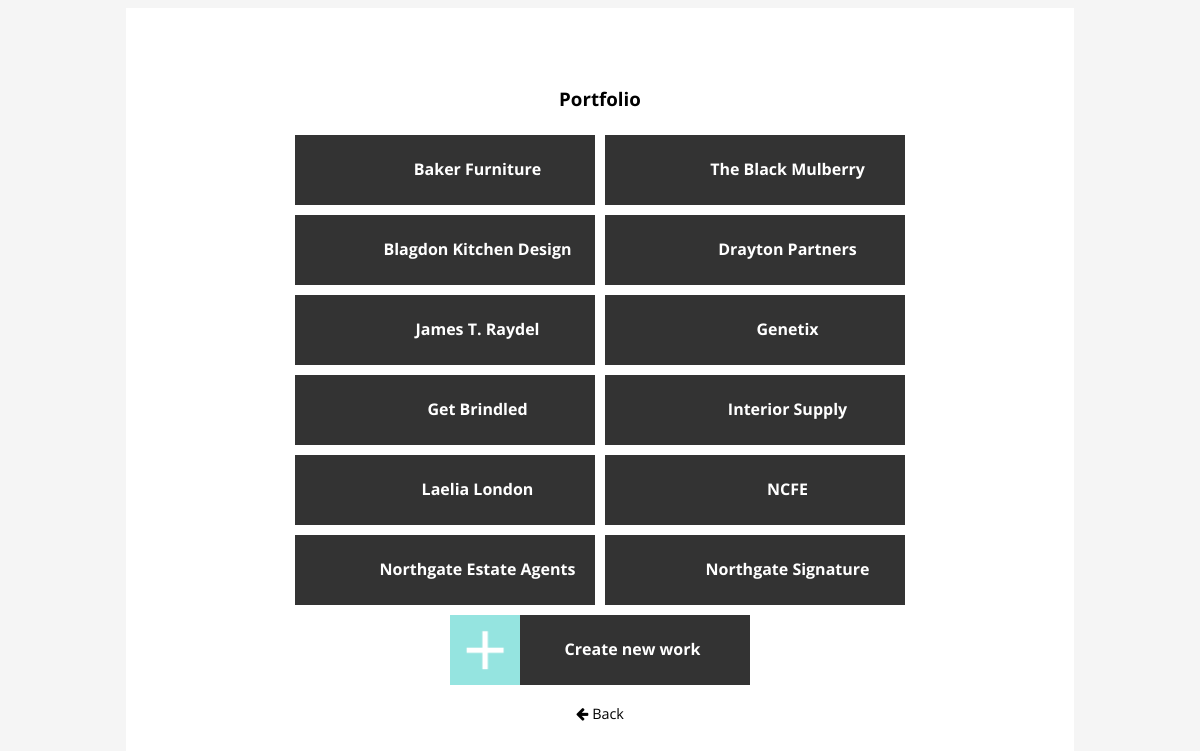
The page /admin/admin-work.php on the database its author committed.
### tables this page shows
CREATE TABLE `portfoliolist` (
  `ID` int(11) NOT NULL,
  `coverImage` varchar(1000) NOT NULL,
  `logo` varchar(200) NOT NULL,
  `portfolioTitle` varchar(1000) NOT NULL,
  `aboutIntro` varchar(1000) NOT NULL,
  `image2` varchar(500) NOT NULL,
  `aboutClient` varchar(1000) NOT NULL,
  `image3` varchar(500) NOT NULL,
  `image4` varchar(500) NOT NULL,
  `aboutDesign` varchar(1000) NOT NULL,
  `finalImage` varchar(500) NOT NULL,
  `workType` varchar(1000) NOT NULL
);

### admin/admin-work.php (the view, shortened to what this page needs)
<?php include_once "../scripts/connector.php"; ?>
<!DOCTYPE html>
<html lang="en">
<head>
    <link rel="stylesheet" href="https://maxcdn.bootstrapcdn.com/font-awesome/4.5.0/css/font-awesome.min.css" />
	<link rel="stylesheet" type="text/css" href="css/admin.css" />
</head>
<body>
 <div class="admin-container">
  <h3>Portfolio</h3>
   <?php
        $sql = "SELECT * FROM portfoliolist";
        $result = mysqli_query($dbconnect, $sql);
		while($row = mysqli_fetch_array($result)){
			echo "<a title='" . $row["portfolioTitle"] . "' href='casestudy.php?id=" . $row["ID"] . "'>";
            echo "<div class='admin-work-button'><div class='admin-work-thumbnail' style='background: url(" . $row["coverImage"] . ") center; background-size: cover'></div><h4 class='admin-work-text'>" . $row["portfolioTitle"] . "</h4></div></a>";
        }
    ?>
    <a class="admin-add-button admin-work-button" href="add-work-form.php">
        <div class="admin-add-button-thumbnail admin-work-thumbnail"></div>
        <h4 class="admin-work-text">Create new work</h4>
    </a>
    <br>
    <a href="index.php"><p><i class="fa fa-arrow-left" aria-hidden="true"></i> Back</p></a>
    </div>
    </body>
</html>

### admin/css/admin.css (style rules this page uses)
body { font-family: "Open Sans", sans-serif; background-color: #f5f5f5; }
a { text-decoration: none; color: #000; cursor: pointer; }
p { font-size: 0.9em; }
.admin-container { width:70%; max-width: 1000px; background: #fff; margin: 0px auto; padding: 5%; text-align: center; }
.admin-work-button { width: 90%; height: 70px; max-width: 300px; background-color: #000; color: #fff; display: inline-block; margin:5px; filter: opacity(80%) }
.admin-work-thumbnail { height: 70px; width: 70px; float: left; }
.admin-add-button-thumbnail { background: url(../../images/plus-button.png)center no-repeat; -webkit-background-size: cover; -moz-background-size: cover; -ms-background-size: cover; -o-background-size: cover; background-size: cover; }
.admin-work-text { max-height: 22px; overflow: hidden; margin: 23px 5px 0px 5px; }

### rows shown on the page
portfoliolist: portfolioTitle "Baker Furniture"
portfoliolist: portfolioTitle "The Black Mulberry"
portfoliolist: portfolioTitle "Blagdon Kitchen Design"
portfoliolist: portfolioTitle "Drayton Partners"
portfoliolist: portfolioTitle "James T. Raydel"
portfoliolist: portfolioTitle "Genetix"
portfoliolist: portfolioTitle "Get Brindled"
portfoliolist: portfolioTitle "Interior Supply"
portfoliolist: portfolioTitle "Laelia London"
portfoliolist: portfolioTitle "NCFE"
portfoliolist: portfolioTitle "Northgate Estate Agents"
portfoliolist: portfolioTitle "Northgate Signature"
